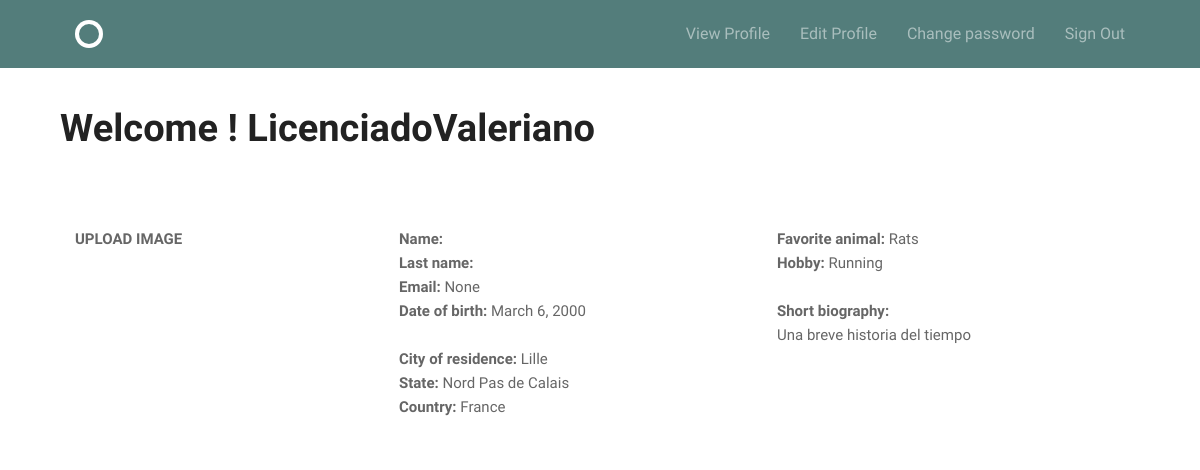
/accounts/profile/ (signed in), run on the app's committed database.
### accounts/models.py (models this page shows)
class Profile(models.Model):
    username = models.OneToOneField(User,on_delete=models.CASCADE)
    first_name = models.CharField(max_length=255, blank=True)
    last_name = models.CharField(max_length=255, blank=True)
    email = models.EmailField(null=True,blank=True,unique=True)
    date_birth = models.DateField(null=True,blank=True)
    avatar = models.ImageField(
                               upload_to='images/',
                               null=True,
                               blank=True
                               )
    bio = models.TextField(max_length=255, blank=True)
    city = models.CharField(max_length=255, blank=True)
    state = models.CharField(max_length=255, blank=True)
    country = models.CharField(max_length=255, blank=True)
    fav_animal = models.CharField(max_length=255, blank=True)
    hobby = models.CharField(max_length=255, blank=True)

### accounts/views.py (the view)
# urls.py: url(r'profile/$', views.profile, name='profile'),
@login_required
def profile(request):
    if request.method == 'GET':
        user = request.user
        profile = request.user.profile
        return render(request, 'accounts/profile.html', {'user': user,
                                                        'profile': profile
                                                        })

### accounts/templates/accounts/profile.html (shortened to what this page needs)
{% extends 'layout.html' %}
{% load static from staticfiles %}
{% block body %}
<h1> Welcome !   {{ user.username }} </h1><br><br>
<div class="grid-30">
    {% if profile.avatar != '' %}
      <img class="figure" src="{{ profile.avatar.url }}" width="300" height="260">
      <br>
    {% else %}
      <b> UPLOAD IMAGE </b>
    {% endif %}
</div>
<div class="grid-35 ">
    <b>Name: </b> {{ profile.first_name }}<br>
    <b>Last name: </b> {{ profile.last_name }}<br>
    <b>Email: </b>  {{ profile.email }} <br>
    <b>Date of birth: </b> {{ profile.date_birth }}<br><br>
    <b>City of residence: </b> {{ profile.city }}<br>
    <b>State: </b> {{ profile.state }}<br>
    <b>Country: </b> {{ profile.country }}<br><br>
</div>
<div class="grid-35">
    <b>Favorite animal: </b> {{ profile.fav_animal }}<br>
    <b>Hobby: </b> {{ profile.hobby }}<br><br>
    <b>Short biography: </b> <br>
    {% autoescape off %}
    {{ profile.bio|force_escape }}
    {% endautoescape %}
</div>
{% endblock%}

### assets/css/global.css (style rules this page uses)
html { font-family: sans-serif; -ms-text-size-adjust: 100%; -webkit-text-size-adjust: 100%; }
body { margin: 0; }
b, strong { font-weight: bold; }
h1 { font-size: 2em; margin: 0.67em 0; }
html { font-size: 62.5%; }
body { font-size: 1.5em; line-height: 1.6; font-weight: 400; font-family: "Cousine"; color: #666; }
.grid, .grid-5, .grid-10, .grid-15, .grid-20, .grid-25, .grid-30, .grid-33, .grid-35, .grid-40, .grid-45, .grid-50, .grid-55, .grid-60, .grid-65, .grid-66, .grid-70, .grid-75, .grid-80, .grid-90, .grid-95, .grid-100 { float: left; box-sizing: border-box; position: relative; }
.grid-30 { width: 30%; padding: 0 15px; }
.grid-35 { width: 35%; padding: 0 15px; }
h1, h2, h3, h4, h5, h6 { margin-top: 0; margin-bottom: 2rem; font-weight: bold; font-family: "Work Sans", sans-serif; color: #222; }
h1 { font-size: 3.8rem; }
@media (min-width: 550px) { h1 { font-size: 3.8rem; } }

### data on the page
Profile: email "None", date_birth "March 6, 2000", city "Lille", state "Nord Pas de Calais", country "France", fav_animal "Rats", hobby "Running", bio "Una breve historia del tiempo"

### other printed values
{{ user.username }} "LicenciadoValeriano"
